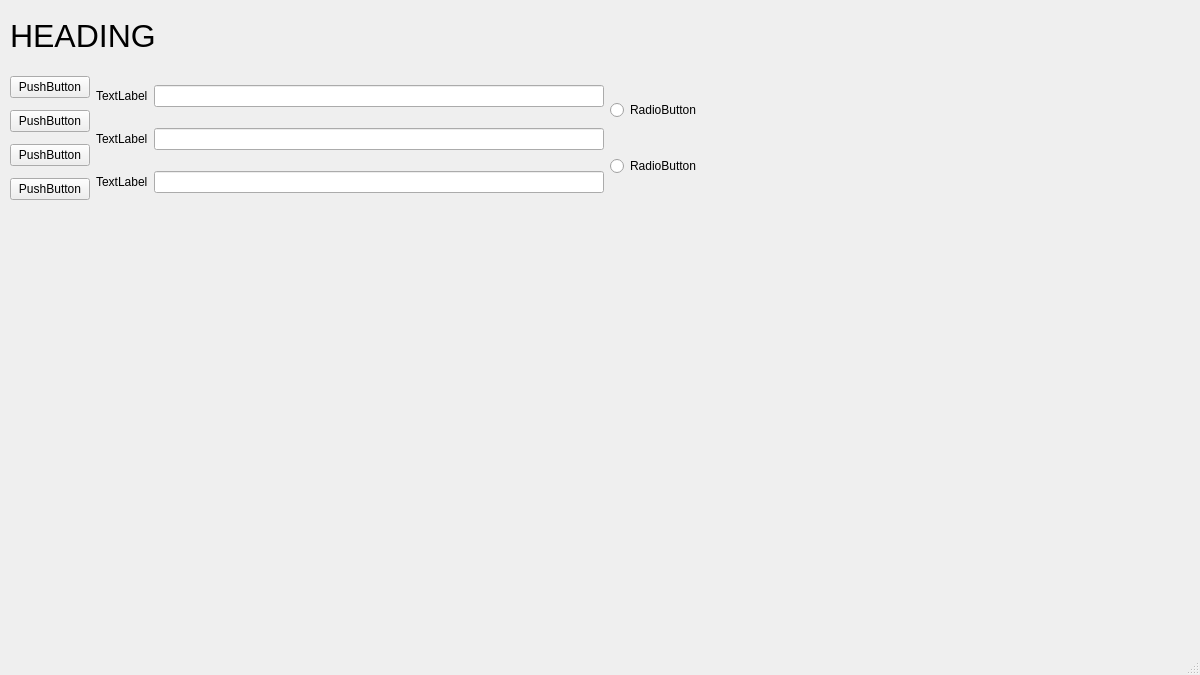
<?xml version="1.0" encoding="UTF-8"?>
<ui version="4.0">
 <class>MainWindow</class>
 <widget class="QMainWindow" name="MainWindow">
  <property name="geometry">
   <rect>
    <x>0</x>
    <y>0</y>
    <width>1200</width>
    <height>675</height>
   </rect>
  </property>
  <property name="minimumSize">
   <size>
    <width>1200</width>
    <height>675</height>
   </size>
  </property>
  <property name="maximumSize">
   <size>
    <width>1200</width>
    <height>675</height>
   </size>
  </property>
  <property name="windowTitle">
   <string>MainWindow</string>
  </property>
  <widget class="QWidget" name="centralwidget">
   <widget class="QWidget" name="horizontalLayoutWidget_4">
    <property name="geometry">
     <rect>
      <x>10</x>
      <y>70</y>
      <width>691</width>
      <height>138</height>
     </rect>
    </property>
    <layout class="QHBoxLayout" name="horizontalLayout_4">
     <item>
      <layout class="QVBoxLayout" name="verticalLayout">
       <item>
        <widget class="QPushButton" name="pushButton">
         <property name="text">
          <string>PushButton</string>
         </property>
        </widget>
       </item>
       <item>
        <widget class="QPushButton" name="pushButton_2">
         <property name="text">
          <string>PushButton</string>
         </property>
        </widget>
       </item>
       <item>
        <widget class="QPushButton" name="pushButton_3">
         <property name="text">
          <string>PushButton</string>
         </property>
        </widget>
       </item>
       <item>
        <widget class="QPushButton" name="pushButton_4">
         <property name="text">
          <string>PushButton</string>
         </property>
        </widget>
       </item>
      </layout>
     </item>
     <item>
      <layout class="QVBoxLayout" name="verticalLayout_3">
       <item>
        <layout class="QHBoxLayout" name="horizontalLayout_3">
         <item>
          <widget class="QLabel" name="label_3">
           <property name="text">
            <string>TextLabel</string>
           </property>
          </widget>
         </item>
         <item>
          <widget class="QLineEdit" name="lineEdit_3"/>
         </item>
        </layout>
       </item>
       <item>
        <layout class="QHBoxLayout" name="horizontalLayout_2">
         <item>
          <widget class="QLabel" name="label_2">
           <property name="text">
            <string>TextLabel</string>
           </property>
          </widget>
         </item>
         <item>
          <widget class="QLineEdit" name="lineEdit_2"/>
         </item>
        </layout>
       </item>
       <item>
        <layout class="QHBoxLayout" name="horizontalLayout">
         <item>
          <widget class="QLabel" name="label">
           <property name="text">
            <string>TextLabel</string>
           </property>
          </widget>
         </item>
         <item>
          <widget class="QLineEdit" name="lineEdit"/>
         </item>
        </layout>
       </item>
      </layout>
     </item>
     <item>
      <layout class="QVBoxLayout" name="verticalLayout_2">
       <item>
        <widget class="QRadioButton" name="radioButton_2">
         <property name="text">
          <string>RadioButton</string>
         </property>
        </widget>
       </item>
       <item>
        <widget class="QRadioButton" name="radioButton">
         <property name="text">
          <string>RadioButton</string>
         </property>
        </widget>
       </item>
      </layout>
     </item>
    </layout>
   </widget>
   <widget class="QLabel" name="label_4">
    <property name="geometry">
     <rect>
      <x>10</x>
      <y>0</y>
      <width>331</width>
      <height>71</height>
     </rect>
    </property>
    <property name="font">
     <font>
      <pointsize>24</pointsize>
     </font>
    </property>
    <property name="text">
     <string>HEADING</string>
    </property>
    <property name="heading" stdset="0">
     <bool>true</bool>
    </property>
   </widget>
  </widget>
  <widget class="QMenuBar" name="menubar">
   <property name="geometry">
    <rect>
     <x>0</x>
     <y>0</y>
     <width>1200</width>
     <height>26</height>
    </rect>
   </property>
  </widget>
  <widget class="QStatusBar" name="statusbar"/>
 </widget>
 <resources/>
 <connections/>
</ui>
